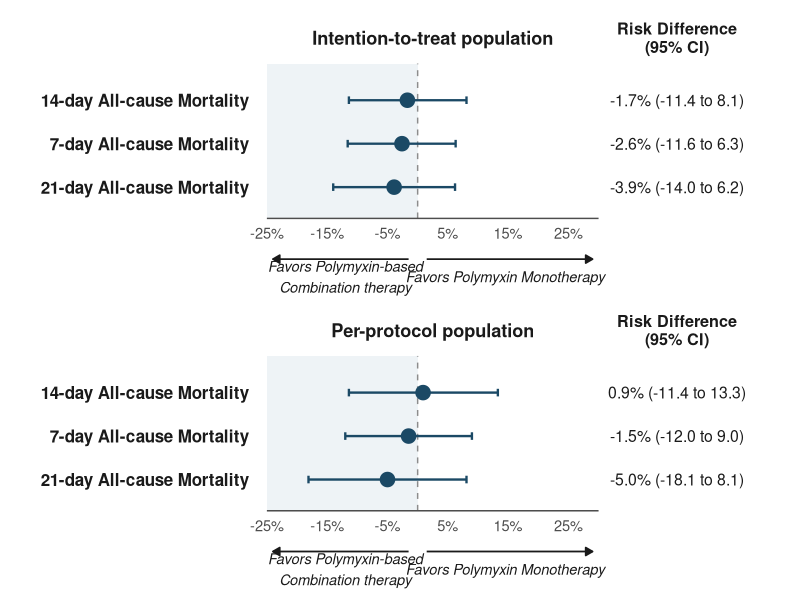

Write the R code that produced this figure.

###20260922
### Primary Outcome: 21-day ACM
### Secondary Outcomes: 7-day & 21-day ACM


# Clear
rm(list = ls())

library(ggplot2)
library(patchwork)

# ---- 1. Data --------------------------------------------------------------
df_bl <- data.frame(
  outcome  = c("14-day All-cause Mortality", "7-day All-cause Mortality", "21-day All-cause Mortality"),
  estimate = c(-1.7,  -2.6,  -3.9),
  lower    = c(-11.4, -11.6, -14),
  upper    = c(8.1,   6.3,   6.2)
)

df_lm <- data.frame(
  outcome  = c("14-day All-cause Mortality", "7-day All-cause Mortality", "21-day All-cause Mortality"),
  estimate = c(0.9,  -1.5,  -5),
  lower    = c(-11.4, -12, -18.1),
  upper    = c(13.3,   9,  8.1)
)

# ---- 2. Shared x-axis range (so both panels are directly comparable) ------
x_min    <- -25
x_max    <- 30
x_breaks <- seq(x_min, x_max, 10)
label_x  <- x_max + 6     # x-position of the CI text column

# ---- 3. Palette -------------------------------------------------------------
col_point   <- "#1B4965"   # deep navy for point estimates / CI lines
col_line    <- "#1B4965"
col_zero    <- "#8C8C8C"
col_band_l  <- "#EEF3F6"   # left half shading (favors combo)
col_band_r  <- "#FFFFFF"   # right half shading (favors mono)
col_text    <- "#1A1A1A"
col_axis    <- "#4D4D4D"

# ---- 4. Reusable forest-plot builder ---------------------------------------
# NOTE: the row-position logic now scales to however many outcomes are in
# `df`, instead of a hard-coded 2-row lookup table that silently dropped the
# 3rd row (the original bug that left "28-day" with no y-coordinate).
build_forest_plot <- function(df, header_label, show_axis = TRUE, show_arrows = TRUE) {

  n <- nrow(df)
  df$label <- sprintf("%.1f%% (%.1f to %.1f)", df$estimate, df$lower, df$upper)

  row_spacing <- 1.6
  df$y        <- rev(seq_len(n)) * row_spacing        # first row = top
  y_header    <- max(df$y) + 2.3
  y_top       <- max(df$y) + 1.35
  y_bg_bottom <- min(df$y) - 1.15
  y_axis      <- y_bg_bottom
  y_axis_text <- y_axis - 0.55
  y_arrow     <- y_axis_text - 0.95
  y_favor_text<- y_arrow - 0.65

  p <- ggplot() +

    # shaded background halves, split at 0
    annotate("rect", xmin = x_min, xmax = 0, ymin = y_bg_bottom, ymax = y_top,
             fill = col_band_l, colour = NA) +
    annotate("rect", xmin = 0, xmax = x_max, ymin = y_bg_bottom, ymax = y_top,
             fill = col_band_r, colour = NA) +

    # dashed reference line at 0
    geom_segment(aes(x = 0, xend = 0, y = y_bg_bottom, yend = y_top),
                 colour = col_zero, linetype = "dashed", linewidth = 0.5) +

    # header row, centered over the shaded band
    annotate("text", x = (x_min + x_max) / 2, y = y_header, label = header_label,
             fontface = "bold", size = 4.6, colour = col_text) +
    annotate("text", x = label_x + 7, y = y_header,
             label = "Risk Difference\n(95% CI)",
             hjust = 0.5, fontface = "bold", size = 4.1, lineheight = 0.95,
             colour = col_text) +

    # CI whiskers + point estimates
    geom_segment(data = df, aes(x = lower, xend = upper, y = y, yend = y),
                 colour = col_line, linewidth = 0.8) +
    geom_segment(data = df, aes(x = lower, xend = lower, y = y - 0.14, yend = y + 0.14),
                 colour = col_line, linewidth = 0.8) +
    geom_segment(data = df, aes(x = upper, xend = upper, y = y - 0.14, yend = y + 0.14),
                 colour = col_line, linewidth = 0.8) +
    geom_point(data = df, aes(x = estimate, y = y),
               size = 4.2, shape = 21, colour = col_point,
               fill = col_point, stroke = 0.8) +

    # row labels on the left, right-aligned into their own column so they
    # never bleed into the plot area (previously left-aligned text could
    # run rightward across the CI whiskers)
    annotate("text", x = x_min - 3, y = df$y, label = df$outcome,
             hjust = 1, fontface = "bold", size = 4.3, colour = col_text) +

    # treatment-difference values on the right
    geom_text(data = df, aes(x = label_x + 7, y = y, label = label),
              hjust = 0.5, size = 4, colour = col_text) +

    coord_cartesian(clip = "off") +
    scale_x_continuous(limits = c(x_min - 34, label_x + 16)) +
    theme_void(base_size = 13) +
    theme(
      text             = element_text(family = "sans"),
      plot.background  = element_rect(fill = "white", colour = NA),
      panel.background = element_rect(fill = "white", colour = NA),
      plot.margin      = margin(10, 20, 5, 15)
    )

  y_limit_lo <- y_bg_bottom - 0.3   # sensible default if no axis/arrows

  if (show_axis) {
    p <- p +
      annotate("segment", x = x_min, xend = x_max, y = y_axis, yend = y_axis,
               colour = col_axis, linewidth = 0.5) +
      annotate("text", x = x_breaks, y = y_axis_text,
               label = paste0(x_breaks, "%"), size = 3.7, colour = col_axis)
    y_limit_lo <- y_axis_text - 0.5
  }

  if (show_arrows) {
    p <- p +
      annotate("segment", x = -1.5, xend = x_min + 1, y = y_arrow, yend = y_arrow,
               arrow = arrow(length = unit(0.2, "cm"), type = "closed"),
               colour = col_text, linewidth = 0.6) +
      annotate("segment", x = 1.5, xend = x_max - 1, y = y_arrow, yend = y_arrow,
               arrow = arrow(length = unit(0.2, "cm"), type = "closed"),
               colour = col_text, linewidth = 0.6) +
      annotate("text", x = (x_min + 1) / 2, y = y_favor_text,
               label = "Favors Polymyxin-based\nCombination therapy", size = 3.7,
               fontface = "italic", colour = col_text) +
      annotate("text", x = (x_max - 1) / 2, y = y_favor_text,
               label = "Favors Polymyxin Monotherapy", size = 3.7,
               fontface = "italic", colour = col_text)
    y_limit_lo <- y_favor_text - 0.6
  }

  p + scale_y_continuous(limits = c(y_limit_lo, y_header + 0.6), expand = c(0, 0))
}

# ---- 5. Build the two panels ------------------------------------------------
# Each panel now carries its own x-axis scale and its own favors-arrow strip,
# so the Baseline and Landmark cohorts can each be read on their own.
p_bl <- build_forest_plot(df_bl, "Intention-to-treat population",
                           show_axis = TRUE, show_arrows = TRUE)

p_lm <- build_forest_plot(df_lm, "Per-protocol population",
                           show_axis = TRUE, show_arrows = TRUE)

# ---- 6. Combine into a single figure ----------------------------------------
combined <- (p_bl / p_lm) +
  plot_layout(heights = c(1, 1)) +
  plot_annotation(
    theme = theme(plot.background = element_rect(fill = "white", colour = NA))
  )

print(combined)

# ---- 7. Save ------------------------------------------------------------------
ggsave("sens_forest_plot_plmx_21.png", combined, width = 12, height = 7, dpi = 300, bg = "white")

###-----------------------------------------------------------------------------
### ^.^ ###
